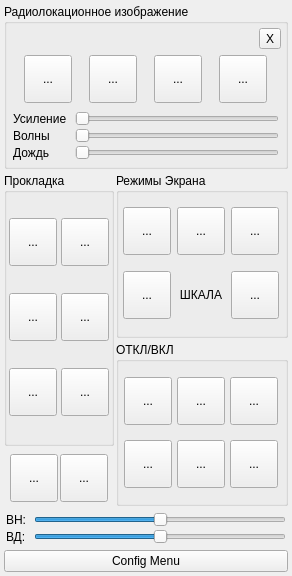
<?xml version="1.0" encoding="UTF-8"?>
<ui version="4.0">
 <class>RLIControlWidget</class>
 <widget class="QWidget" name="RLIControlWidget">
  <property name="geometry">
   <rect>
    <x>0</x>
    <y>0</y>
    <width>292</width>
    <height>576</height>
   </rect>
  </property>
  <property name="sizePolicy">
   <sizepolicy hsizetype="Fixed" vsizetype="Fixed">
    <horstretch>0</horstretch>
    <verstretch>0</verstretch>
   </sizepolicy>
  </property>
  <property name="minimumSize">
   <size>
    <width>292</width>
    <height>576</height>
   </size>
  </property>
  <property name="maximumSize">
   <size>
    <width>292</width>
    <height>576</height>
   </size>
  </property>
  <property name="windowTitle">
   <string>Form</string>
  </property>
  <property name="autoFillBackground">
   <bool>false</bool>
  </property>
  <layout class="QVBoxLayout" name="verticalLayout_4" stretch="0,1,0,0">
   <property name="spacing">
    <number>4</number>
   </property>
   <property name="leftMargin">
    <number>4</number>
   </property>
   <property name="topMargin">
    <number>4</number>
   </property>
   <property name="rightMargin">
    <number>4</number>
   </property>
   <property name="bottomMargin">
    <number>4</number>
   </property>
   <item>
    <widget class="QGroupBox" name="grpRLI">
     <property name="title">
      <string>Радиолокационное изображение</string>
     </property>
     <layout class="QVBoxLayout" name="verticalLayout">
      <property name="leftMargin">
       <number>4</number>
      </property>
      <property name="topMargin">
       <number>4</number>
      </property>
      <property name="rightMargin">
       <number>4</number>
      </property>
      <property name="bottomMargin">
       <number>4</number>
      </property>
      <item>
       <layout class="QHBoxLayout" name="lotClose">
        <property name="topMargin">
         <number>0</number>
        </property>
        <item>
         <spacer name="horizontalSpacer">
          <property name="orientation">
           <enum>Qt::Horizontal</enum>
          </property>
          <property name="sizeHint" stdset="0">
           <size>
            <width>40</width>
            <height>20</height>
           </size>
          </property>
         </spacer>
        </item>
        <item>
         <widget class="QToolButton" name="btnClose">
          <property name="focusPolicy">
           <enum>Qt::NoFocus</enum>
          </property>
          <property name="text">
           <string>X</string>
          </property>
         </widget>
        </item>
       </layout>
      </item>
      <item>
       <layout class="QHBoxLayout" name="lotRRLIButtons">
        <property name="spacing">
         <number>4</number>
        </property>
        <property name="sizeConstraint">
         <enum>QLayout::SetMinimumSize</enum>
        </property>
        <property name="leftMargin">
         <number>0</number>
        </property>
        <property name="topMargin">
         <number>0</number>
        </property>
        <property name="rightMargin">
         <number>0</number>
        </property>
        <property name="bottomMargin">
         <number>0</number>
        </property>
        <item>
         <widget class="QToolButton" name="btnRLI1">
          <property name="minimumSize">
           <size>
            <width>48</width>
            <height>48</height>
           </size>
          </property>
          <property name="maximumSize">
           <size>
            <width>48</width>
            <height>48</height>
           </size>
          </property>
          <property name="focusPolicy">
           <enum>Qt::NoFocus</enum>
          </property>
          <property name="text">
           <string>...</string>
          </property>
          <property name="icon">
           <iconset>
            <normaloff>data/icons/btnRLI1.png</normaloff>data/icons/btnRLI1.png</iconset>
          </property>
          <property name="iconSize">
           <size>
            <width>64</width>
            <height>64</height>
           </size>
          </property>
         </widget>
        </item>
        <item>
         <widget class="QToolButton" name="btnRLI2">
          <property name="minimumSize">
           <size>
            <width>48</width>
            <height>48</height>
           </size>
          </property>
          <property name="maximumSize">
           <size>
            <width>48</width>
            <height>48</height>
           </size>
          </property>
          <property name="focusPolicy">
           <enum>Qt::NoFocus</enum>
          </property>
          <property name="text">
           <string>...</string>
          </property>
          <property name="icon">
           <iconset>
            <normaloff>data/icons/btnRLI2.png</normaloff>data/icons/btnRLI2.png</iconset>
          </property>
          <property name="iconSize">
           <size>
            <width>64</width>
            <height>64</height>
           </size>
          </property>
         </widget>
        </item>
        <item>
         <widget class="QToolButton" name="btnRLI3">
          <property name="minimumSize">
           <size>
            <width>48</width>
            <height>48</height>
           </size>
          </property>
          <property name="maximumSize">
           <size>
            <width>48</width>
            <height>48</height>
           </size>
          </property>
          <property name="focusPolicy">
           <enum>Qt::NoFocus</enum>
          </property>
          <property name="text">
           <string>...</string>
          </property>
          <property name="icon">
           <iconset>
            <normaloff>data/icons/btnRLI3.png</normaloff>data/icons/btnRLI3.png</iconset>
          </property>
          <property name="iconSize">
           <size>
            <width>64</width>
            <height>64</height>
           </size>
          </property>
         </widget>
        </item>
        <item>
         <widget class="QToolButton" name="btnRLI4">
          <property name="minimumSize">
           <size>
            <width>48</width>
            <height>48</height>
           </size>
          </property>
          <property name="maximumSize">
           <size>
            <width>48</width>
            <height>48</height>
           </size>
          </property>
          <property name="focusPolicy">
           <enum>Qt::NoFocus</enum>
          </property>
          <property name="text">
           <string>...</string>
          </property>
          <property name="icon">
           <iconset>
            <normaloff>data/icons/btnRLI4.png</normaloff>data/icons/btnRLI4.png</iconset>
          </property>
          <property name="iconSize">
           <size>
            <width>64</width>
            <height>64</height>
           </size>
          </property>
         </widget>
        </item>
       </layout>
      </item>
      <item>
       <layout class="QGridLayout" name="lotRLISliders">
        <property name="leftMargin">
         <number>2</number>
        </property>
        <property name="topMargin">
         <number>2</number>
        </property>
        <property name="rightMargin">
         <number>2</number>
        </property>
        <property name="bottomMargin">
         <number>2</number>
        </property>
        <property name="horizontalSpacing">
         <number>8</number>
        </property>
        <property name="verticalSpacing">
         <number>2</number>
        </property>
        <item row="0" column="0">
         <widget class="QLabel" name="lblGain">
          <property name="text">
           <string>Усиление</string>
          </property>
         </widget>
        </item>
        <item row="1" column="0">
         <widget class="QLabel" name="lblWater">
          <property name="text">
           <string>Волны</string>
          </property>
         </widget>
        </item>
        <item row="2" column="0">
         <widget class="QLabel" name="lblRain">
          <property name="text">
           <string>Дождь</string>
          </property>
         </widget>
        </item>
        <item row="1" column="1">
         <widget class="QSlider" name="sldWater">
          <property name="focusPolicy">
           <enum>Qt::NoFocus</enum>
          </property>
          <property name="maximum">
           <number>15</number>
          </property>
          <property name="orientation">
           <enum>Qt::Horizontal</enum>
          </property>
         </widget>
        </item>
        <item row="2" column="1">
         <widget class="QSlider" name="sldRain">
          <property name="focusPolicy">
           <enum>Qt::NoFocus</enum>
          </property>
          <property name="maximum">
           <number>15</number>
          </property>
          <property name="orientation">
           <enum>Qt::Horizontal</enum>
          </property>
         </widget>
        </item>
        <item row="0" column="1">
         <widget class="QSlider" name="sldGain">
          <property name="focusPolicy">
           <enum>Qt::NoFocus</enum>
          </property>
          <property name="maximum">
           <number>15</number>
          </property>
          <property name="orientation">
           <enum>Qt::Horizontal</enum>
          </property>
         </widget>
        </item>
       </layout>
      </item>
     </layout>
    </widget>
   </item>
   <item>
    <layout class="QHBoxLayout" name="horizontalLayout_2">
     <property name="spacing">
      <number>2</number>
     </property>
     <item>
      <layout class="QVBoxLayout" name="verticalLayout_2">
       <property name="spacing">
        <number>4</number>
       </property>
       <item>
        <widget class="QGroupBox" name="grpTrace">
         <property name="title">
          <string>Прокладка</string>
         </property>
         <layout class="QGridLayout" name="gridLayout">
          <property name="leftMargin">
           <number>2</number>
          </property>
          <property name="topMargin">
           <number>2</number>
          </property>
          <property name="rightMargin">
           <number>2</number>
          </property>
          <property name="bottomMargin">
           <number>2</number>
          </property>
          <property name="spacing">
           <number>4</number>
          </property>
          <item row="1" column="1">
           <widget class="QToolButton" name="btnTrace2">
            <property name="minimumSize">
             <size>
              <width>48</width>
              <height>48</height>
             </size>
            </property>
            <property name="maximumSize">
             <size>
              <width>48</width>
              <height>48</height>
             </size>
            </property>
            <property name="focusPolicy">
             <enum>Qt::NoFocus</enum>
            </property>
            <property name="text">
             <string>...</string>
            </property>
            <property name="icon">
             <iconset>
              <normaloff>data/icons/btnTrace2.png</normaloff>data/icons/btnTrace2.png</iconset>
            </property>
            <property name="iconSize">
             <size>
              <width>64</width>
              <height>64</height>
             </size>
            </property>
           </widget>
          </item>
          <item row="3" column="3">
           <widget class="QToolButton" name="btnTrace6">
            <property name="minimumSize">
             <size>
              <width>48</width>
              <height>48</height>
             </size>
            </property>
            <property name="maximumSize">
             <size>
              <width>48</width>
              <height>48</height>
             </size>
            </property>
            <property name="focusPolicy">
             <enum>Qt::NoFocus</enum>
            </property>
            <property name="text">
             <string>...</string>
            </property>
            <property name="icon">
             <iconset>
              <normaloff>data/icons/btnTrace6.png</normaloff>data/icons/btnTrace6.png</iconset>
            </property>
            <property name="iconSize">
             <size>
              <width>64</width>
              <height>64</height>
             </size>
            </property>
           </widget>
          </item>
          <item row="3" column="1">
           <widget class="QToolButton" name="btnTrace3">
            <property name="minimumSize">
             <size>
              <width>48</width>
              <height>48</height>
             </size>
            </property>
            <property name="maximumSize">
             <size>
              <width>48</width>
              <height>48</height>
             </size>
            </property>
            <property name="focusPolicy">
             <enum>Qt::NoFocus</enum>
            </property>
            <property name="text">
             <string>...</string>
            </property>
            <property name="icon">
             <iconset>
              <normaloff>data/icons/btnTrace3.png</normaloff>data/icons/btnTrace3.png</iconset>
            </property>
            <property name="iconSize">
             <size>
              <width>64</width>
              <height>64</height>
             </size>
            </property>
           </widget>
          </item>
          <item row="1" column="3">
           <widget class="QToolButton" name="btnTrace5">
            <property name="minimumSize">
             <size>
              <width>48</width>
              <height>48</height>
             </size>
            </property>
            <property name="maximumSize">
             <size>
              <width>48</width>
              <height>48</height>
             </size>
            </property>
            <property name="focusPolicy">
             <enum>Qt::NoFocus</enum>
            </property>
            <property name="text">
             <string>...</string>
            </property>
            <property name="icon">
             <iconset>
              <normaloff>data/icons/btnTrace5.png</normaloff>data/icons/btnTrace5.png</iconset>
            </property>
            <property name="iconSize">
             <size>
              <width>64</width>
              <height>64</height>
             </size>
            </property>
           </widget>
          </item>
          <item row="0" column="3">
           <widget class="QToolButton" name="btnTrace4">
            <property name="minimumSize">
             <size>
              <width>48</width>
              <height>48</height>
             </size>
            </property>
            <property name="maximumSize">
             <size>
              <width>48</width>
              <height>48</height>
             </size>
            </property>
            <property name="focusPolicy">
             <enum>Qt::NoFocus</enum>
            </property>
            <property name="text">
             <string>...</string>
            </property>
            <property name="icon">
             <iconset>
              <normaloff>data/icons/btnTrace4.png</normaloff>data/icons/btnTrace4.png</iconset>
            </property>
            <property name="iconSize">
             <size>
              <width>64</width>
              <height>64</height>
             </size>
            </property>
           </widget>
          </item>
          <item row="0" column="1">
           <widget class="QToolButton" name="btnTrace1">
            <property name="minimumSize">
             <size>
              <width>48</width>
              <height>48</height>
             </size>
            </property>
            <property name="maximumSize">
             <size>
              <width>48</width>
              <height>48</height>
             </size>
            </property>
            <property name="focusPolicy">
             <enum>Qt::NoFocus</enum>
            </property>
            <property name="text">
             <string>...</string>
            </property>
            <property name="icon">
             <iconset>
              <normaloff>data/icons/btnTrace1.png</normaloff>data/icons/btnTrace1.png</iconset>
            </property>
            <property name="iconSize">
             <size>
              <width>64</width>
              <height>64</height>
             </size>
            </property>
           </widget>
          </item>
         </layout>
        </widget>
       </item>
       <item>
        <layout class="QHBoxLayout" name="horizontalLayout">
         <property name="spacing">
          <number>0</number>
         </property>
         <property name="leftMargin">
          <number>4</number>
         </property>
         <property name="topMargin">
          <number>4</number>
         </property>
         <property name="rightMargin">
          <number>4</number>
         </property>
         <property name="bottomMargin">
          <number>4</number>
         </property>
         <item>
          <widget class="QToolButton" name="btnMenu">
           <property name="minimumSize">
            <size>
             <width>48</width>
             <height>48</height>
            </size>
           </property>
           <property name="maximumSize">
            <size>
             <width>48</width>
             <height>48</height>
            </size>
           </property>
           <property name="focusPolicy">
            <enum>Qt::NoFocus</enum>
           </property>
           <property name="text">
            <string>...</string>
           </property>
           <property name="icon">
            <iconset>
             <normaloff>data/icons/btnMenu.png</normaloff>data/icons/btnMenu.png</iconset>
           </property>
           <property name="iconSize">
            <size>
             <width>64</width>
             <height>64</height>
            </size>
           </property>
          </widget>
         </item>
         <item>
          <widget class="QToolButton" name="btnMagnifier">
           <property name="minimumSize">
            <size>
             <width>48</width>
             <height>48</height>
            </size>
           </property>
           <property name="maximumSize">
            <size>
             <width>48</width>
             <height>48</height>
            </size>
           </property>
           <property name="focusPolicy">
            <enum>Qt::NoFocus</enum>
           </property>
           <property name="text">
            <string>...</string>
           </property>
           <property name="icon">
            <iconset>
             <normaloff>data/icons/btnMagnifier.png</normaloff>data/icons/btnMagnifier.png</iconset>
           </property>
           <property name="iconSize">
            <size>
             <width>64</width>
             <height>64</height>
            </size>
           </property>
          </widget>
         </item>
        </layout>
       </item>
      </layout>
     </item>
     <item>
      <layout class="QVBoxLayout" name="verticalLayout_3">
       <property name="spacing">
        <number>4</number>
       </property>
       <item>
        <widget class="QGroupBox" name="grpDisplayModes">
         <property name="title">
          <string>Режимы Экрана</string>
         </property>
         <layout class="QGridLayout" name="gridLayout_2">
          <property name="leftMargin">
           <number>2</number>
          </property>
          <property name="topMargin">
           <number>2</number>
          </property>
          <property name="rightMargin">
           <number>2</number>
          </property>
          <property name="bottomMargin">
           <number>2</number>
          </property>
          <property name="spacing">
           <number>4</number>
          </property>
          <item row="0" column="0">
           <widget class="QToolButton" name="btnMode1">
            <property name="minimumSize">
             <size>
              <width>48</width>
              <height>48</height>
             </size>
            </property>
            <property name="maximumSize">
             <size>
              <width>48</width>
              <height>48</height>
             </size>
            </property>
            <property name="focusPolicy">
             <enum>Qt::NoFocus</enum>
            </property>
            <property name="text">
             <string>...</string>
            </property>
            <property name="icon">
             <iconset>
              <normaloff>data/icons/btnMode1.png</normaloff>data/icons/btnMode1.png</iconset>
            </property>
            <property name="iconSize">
             <size>
              <width>64</width>
              <height>64</height>
             </size>
            </property>
           </widget>
          </item>
          <item row="0" column="1">
           <widget class="QToolButton" name="btnMode2">
            <property name="minimumSize">
             <size>
              <width>48</width>
              <height>48</height>
             </size>
            </property>
            <property name="maximumSize">
             <size>
              <width>48</width>
              <height>48</height>
             </size>
            </property>
            <property name="focusPolicy">
             <enum>Qt::NoFocus</enum>
            </property>
            <property name="text">
             <string>...</string>
            </property>
            <property name="icon">
             <iconset>
              <normaloff>data/icons/btnMode2.png</normaloff>data/icons/btnMode2.png</iconset>
            </property>
            <property name="iconSize">
             <size>
              <width>64</width>
              <height>64</height>
             </size>
            </property>
           </widget>
          </item>
          <item row="0" column="2">
           <widget class="QToolButton" name="btnMode3">
            <property name="minimumSize">
             <size>
              <width>48</width>
              <height>48</height>
             </size>
            </property>
            <property name="maximumSize">
             <size>
              <width>48</width>
              <height>48</height>
             </size>
            </property>
            <property name="focusPolicy">
             <enum>Qt::NoFocus</enum>
            </property>
            <property name="text">
             <string>...</string>
            </property>
            <property name="icon">
             <iconset>
              <normaloff>data/icons/btnMode3.png</normaloff>data/icons/btnMode3.png</iconset>
            </property>
            <property name="iconSize">
             <size>
              <width>64</width>
              <height>64</height>
             </size>
            </property>
           </widget>
          </item>
          <item row="1" column="0">
           <widget class="QToolButton" name="btnModeDec">
            <property name="minimumSize">
             <size>
              <width>48</width>
              <height>48</height>
             </size>
            </property>
            <property name="maximumSize">
             <size>
              <width>48</width>
              <height>48</height>
             </size>
            </property>
            <property name="focusPolicy">
             <enum>Qt::NoFocus</enum>
            </property>
            <property name="text">
             <string>...</string>
            </property>
            <property name="icon">
             <iconset>
              <normaloff>data/icons/btnModeDec.png</normaloff>data/icons/btnModeDec.png</iconset>
            </property>
            <property name="iconSize">
             <size>
              <width>64</width>
              <height>64</height>
             </size>
            </property>
           </widget>
          </item>
          <item row="1" column="1">
           <widget class="QLabel" name="label">
            <property name="text">
             <string>ШКАЛА</string>
            </property>
            <property name="alignment">
             <set>Qt::AlignCenter</set>
            </property>
           </widget>
          </item>
          <item row="1" column="2">
           <widget class="QToolButton" name="btnModeInc">
            <property name="minimumSize">
             <size>
              <width>48</width>
              <height>48</height>
             </size>
            </property>
            <property name="maximumSize">
             <size>
              <width>48</width>
              <height>48</height>
             </size>
            </property>
            <property name="focusPolicy">
             <enum>Qt::NoFocus</enum>
            </property>
            <property name="text">
             <string>...</string>
            </property>
            <property name="icon">
             <iconset>
              <normaloff>data/icons/btnModeInc.png</normaloff>data/icons/btnModeInc.png</iconset>
            </property>
            <property name="iconSize">
             <size>
              <width>64</width>
              <height>64</height>
             </size>
            </property>
           </widget>
          </item>
         </layout>
        </widget>
       </item>
       <item>
        <widget class="QGroupBox" name="grpOnOff">
         <property name="title">
          <string>ОТКЛ/ВКЛ</string>
         </property>
         <layout class="QGridLayout" name="gridLayout_3">
          <property name="leftMargin">
           <number>4</number>
          </property>
          <property name="topMargin">
           <number>4</number>
          </property>
          <property name="rightMargin">
           <number>4</number>
          </property>
          <property name="bottomMargin">
           <number>4</number>
          </property>
          <property name="spacing">
           <number>4</number>
          </property>
          <item row="0" column="0">
           <widget class="QToolButton" name="btnOnOff1">
            <property name="minimumSize">
             <size>
              <width>48</width>
              <height>48</height>
             </size>
            </property>
            <property name="maximumSize">
             <size>
              <width>48</width>
              <height>48</height>
             </size>
            </property>
            <property name="focusPolicy">
             <enum>Qt::NoFocus</enum>
            </property>
            <property name="text">
             <string>...</string>
            </property>
            <property name="icon">
             <iconset>
              <normaloff>data/icons/btnOnOff1.png</normaloff>data/icons/btnOnOff1.png</iconset>
            </property>
            <property name="iconSize">
             <size>
              <width>64</width>
              <height>64</height>
             </size>
            </property>
           </widget>
          </item>
          <item row="0" column="1">
           <widget class="QToolButton" name="btnOnOff2">
            <property name="minimumSize">
             <size>
              <width>48</width>
              <height>48</height>
             </size>
            </property>
            <property name="maximumSize">
             <size>
              <width>48</width>
              <height>48</height>
             </size>
            </property>
            <property name="focusPolicy">
             <enum>Qt::NoFocus</enum>
            </property>
            <property name="text">
             <string>...</string>
            </property>
            <property name="icon">
             <iconset>
              <normaloff>data/icons/btnOnOff2.png</normaloff>data/icons/btnOnOff2.png</iconset>
            </property>
            <property name="iconSize">
             <size>
              <width>64</width>
              <height>64</height>
             </size>
            </property>
           </widget>
          </item>
          <item row="0" column="2">
           <widget class="QToolButton" name="btnOnOff3">
            <property name="minimumSize">
             <size>
              <width>48</width>
              <height>48</height>
             </size>
            </property>
            <property name="maximumSize">
             <size>
              <width>48</width>
              <height>48</height>
             </size>
            </property>
            <property name="focusPolicy">
             <enum>Qt::NoFocus</enum>
            </property>
            <property name="text">
             <string>...</string>
            </property>
            <property name="icon">
             <iconset>
              <normaloff>data/icons/btnOnOff3.png</normaloff>data/icons/btnOnOff3.png</iconset>
            </property>
            <property name="iconSize">
             <size>
              <width>64</width>
              <height>64</height>
             </size>
            </property>
           </widget>
          </item>
          <item row="1" column="0">
           <widget class="QToolButton" name="btnOnOff4">
            <property name="minimumSize">
             <size>
              <width>48</width>
              <height>48</height>
             </size>
            </property>
            <property name="maximumSize">
             <size>
              <width>48</width>
              <height>48</height>
             </size>
            </property>
            <property name="focusPolicy">
             <enum>Qt::NoFocus</enum>
            </property>
            <property name="text">
             <string>...</string>
            </property>
            <property name="icon">
             <iconset>
              <normaloff>data/icons/btnOnOff4.png</normaloff>data/icons/btnOnOff4.png</iconset>
            </property>
            <property name="iconSize">
             <size>
              <width>64</width>
              <height>64</height>
             </size>
            </property>
           </widget>
          </item>
          <item row="1" column="1">
           <widget class="QToolButton" name="btnOnOff5">
            <property name="minimumSize">
             <size>
              <width>48</width>
              <height>48</height>
             </size>
            </property>
            <property name="maximumSize">
             <size>
              <width>48</width>
              <height>48</height>
             </size>
            </property>
            <property name="focusPolicy">
             <enum>Qt::NoFocus</enum>
            </property>
            <property name="text">
             <string>...</string>
            </property>
            <property name="icon">
             <iconset>
              <normaloff>data/icons/btnOnOff5.png</normaloff>data/icons/btnOnOff5.png</iconset>
            </property>
            <property name="iconSize">
             <size>
              <width>64</width>
              <height>64</height>
             </size>
            </property>
           </widget>
          </item>
          <item row="1" column="2">
           <widget class="QToolButton" name="btnOnOff6">
            <property name="minimumSize">
             <size>
              <width>48</width>
              <height>48</height>
             </size>
            </property>
            <property name="maximumSize">
             <size>
              <width>48</width>
              <height>48</height>
             </size>
            </property>
            <property name="focusPolicy">
             <enum>Qt::NoFocus</enum>
            </property>
            <property name="text">
             <string>...</string>
            </property>
            <property name="icon">
             <iconset>
              <normaloff>data/icons/btnOnOff6.png</normaloff>data/icons/btnOnOff6.png</iconset>
            </property>
            <property name="iconSize">
             <size>
              <width>64</width>
              <height>64</height>
             </size>
            </property>
           </widget>
          </item>
         </layout>
        </widget>
       </item>
      </layout>
     </item>
    </layout>
   </item>
   <item>
    <layout class="QGridLayout" name="gridLayout_4">
     <property name="leftMargin">
      <number>2</number>
     </property>
     <property name="topMargin">
      <number>2</number>
     </property>
     <property name="rightMargin">
      <number>2</number>
     </property>
     <property name="bottomMargin">
      <number>2</number>
     </property>
     <property name="horizontalSpacing">
      <number>8</number>
     </property>
     <property name="verticalSpacing">
      <number>2</number>
     </property>
     <item row="0" column="0">
      <widget class="QLabel" name="lblVN">
       <property name="text">
        <string>ВН:</string>
       </property>
      </widget>
     </item>
     <item row="1" column="0">
      <widget class="QLabel" name="lblVD">
       <property name="text">
        <string>ВД:</string>
       </property>
      </widget>
     </item>
     <item row="0" column="1">
      <widget class="QSlider" name="sldVN">
       <property name="mouseTracking">
        <bool>false</bool>
       </property>
       <property name="focusPolicy">
        <enum>Qt::NoFocus</enum>
       </property>
       <property name="minimum">
        <number>-90</number>
       </property>
       <property name="maximum">
        <number>90</number>
       </property>
       <property name="value">
        <number>0</number>
       </property>
       <property name="orientation">
        <enum>Qt::Horizontal</enum>
       </property>
      </widget>
     </item>
     <item row="1" column="1">
      <widget class="QSlider" name="sldVD">
       <property name="mouseTracking">
        <bool>false</bool>
       </property>
       <property name="focusPolicy">
        <enum>Qt::NoFocus</enum>
       </property>
       <property name="minimum">
        <number>-90</number>
       </property>
       <property name="maximum">
        <number>90</number>
       </property>
       <property name="value">
        <number>0</number>
       </property>
       <property name="orientation">
        <enum>Qt::Horizontal</enum>
       </property>
      </widget>
     </item>
    </layout>
   </item>
   <item>
    <widget class="QPushButton" name="btnConfigMenu">
     <property name="focusPolicy">
      <enum>Qt::NoFocus</enum>
     </property>
     <property name="text">
      <string>Config Menu</string>
     </property>
    </widget>
   </item>
  </layout>
 </widget>
 <resources/>
 <connections/>
</ui>
